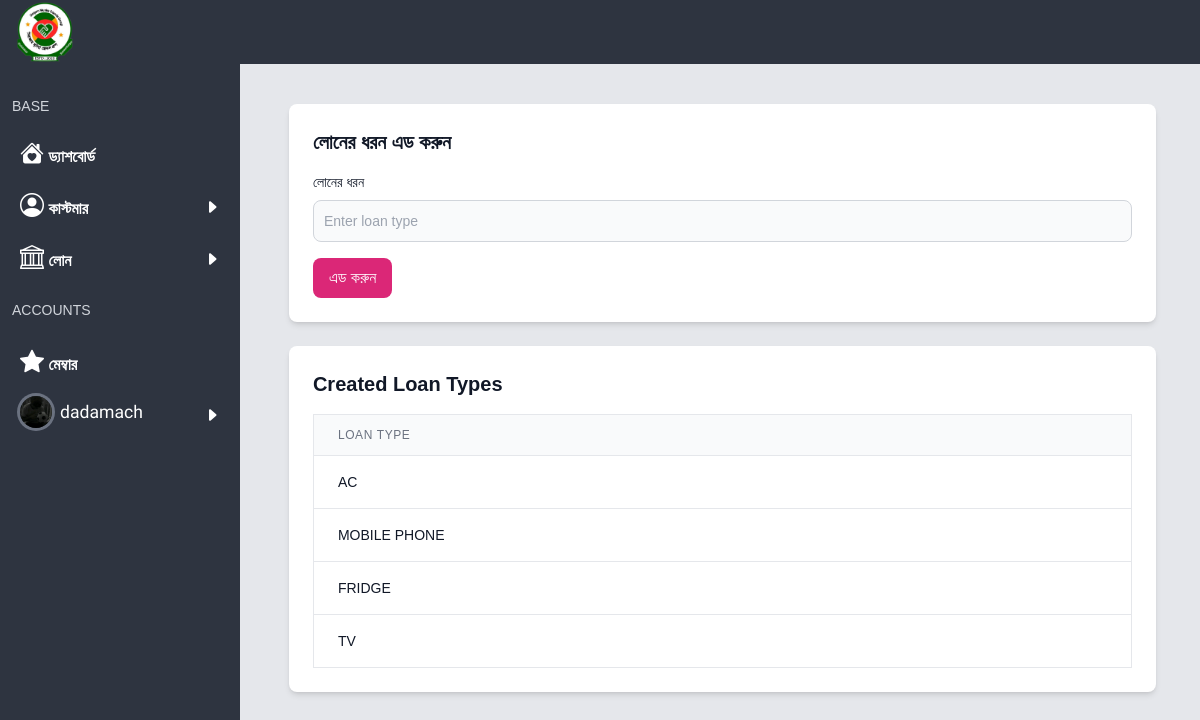
Page /loans (signed in) on the committed database.
### base/models.py (models this page shows, shortened)
class Profile(models.Model):
    user = models.ForeignKey(User, on_delete=models.CASCADE)
    name = models.CharField(max_length=100)
    address = models.CharField(max_length=100)
    mobile = models.CharField(max_length=100)
    dp = models.FileField(upload_to='member', null=True, blank=True)
    position = models.CharField(null=True, blank=True, max_length=100)

class Base(models.Model):
    created_at = models.DateTimeField(default=timezone.now, editable=False)
    updated_at = models.DateTimeField(auto_now=True)
    class Meta:
        abstract = True

class Loan(Base):
    name = models.CharField(max_length=100)
    price = models.IntegerField(default=0)

### base/views.py (the view)
# urls.py: path('loans', loans),
@onlyuser
def loans(request):
    context = { 'loans':Loan.objects.all().order_by('-id')}
    if request.method == 'POST':
        data = request.POST.get('loan_type')
        c = Loan.objects.create(name=data)
        History.objects.create(comment=f"created a loan type {data}")
        return render(request, 'loan.html', context)
    return render(request, 'loan.html', context)

### base/context_processor.py (called while the page is built)
def user_profile(request):
    if request.user.is_authenticated:
        profile = Profile.objects.get(user=request.user)
    else:
        profile = None
    return {'prof': profile}

### templates/loan.html (shortened to what this page needs)
{% extends 'base.html' %}
{% block body %}
    <div class="m-3 md:m-9  space-y-6">
        <div class="bg-white p-6 rounded-lg shadow-md space-y-4">
            <h2 class="text-xl font-semibold text-gray-900">লোনের ধরন এড করুন</h2>
            <form action="/loans" method="POST" class="space-y-4">
                <div>
                    <label for="loan-type" class="block mb-2 text-sm font-medium text-gray-900">লোনের ধরন</label>
                    <input type="text" name="loan_type" id="loan-type" class="bg-gray-50 border border-gray-300 text-gray-900 sm:text-sm rounded-lg focus:ring-primary-600 focus:border-primary-600 block w-full p-2.5" placeholder="Enter loan type" required>
                </div>
                <button type="submit" class="bg-pink-600 text-white font-medium py-2 px-4 rounded-lg hover:bg-pink-700 focus:ring-4 focus:ring-pink-200">
                    এড করুন
                </button>
            </form>
        </div>
        <div class="bg-white p-6 rounded-lg shadow-md space-y-4">
            <h2 class="text-xl font-semibold text-gray-900">Created Loan Types</h2>
            <div class="overflow-x-auto">
                <table class="min-w-full bg-white border border-gray-200">
                    <thead class="table-header">
                        <tr>
                            <th class="px-6 py-3 border-b border-gray-200 text-left text-xs font-medium text-gray-500 uppercase tracking-wider">Loan Type</th>
                        </tr>
                    </thead>
                    <tbody>
                        {% for loan_type in loans %}
                        <tr>
                            <td class="px-6 py-4 border-b border-gray-200 text-sm text-gray-900">{{ loan_type.name }}</td>
                        </tr>
                        {% endfor %}
                    </tbody>
                </table>
            </div>
        </div>
    </div>
{% endblock %}

### templates/base.html (shortened to what this page needs)
<!doctype html>
<html>
<head>
  {% load static %}
  <script src="https://cdn.tailwindcss.com"></script>
  <link rel="stylesheet" href="https://cdn.jsdelivr.net/npm/bootstrap-icons@1.11.3/font/bootstrap-icons.min.css">
  <link href="https://fonts.maateen.me/solaiman-lipi/font.css" rel="stylesheet">
0</head>
<body x-data="{open : false}" class="p-0 m-0 gap-0 md:flex bg-gray-200">
  <nav x-show="open" class="rng md:!block fixed navcol w-60 h-screen top-0 md:top-auto z-10">
    <div class="nav flex items-center justify-between">
      <a class="p-4 px-4 text-2xl" href="/">
        <h1 class="pt-2 text-pink-400">লোন লাগবে</h1>
      </a>
    </div>
    <ul class="text-white p-3 items">
              <div class="py-3 flex items-center text-sm text-gray-300 after:flex-1">BASE</div>
    <a href="/">
      <li class="font-bold p-2 hover:rounded-md hover:bg-gray-700 hover:text-pink-400">
        <i style="font-size: 1.5rem;" class="bi bi-house-heart-fill"></i>
         ড্যাশবোর্ড</li>
    </a>
      <li onclick="showcats()" class="font-bold p-2 hover:rounded-md hover:bg-gray-700 hover:text-pink-400">
        <div class="flex justify-between">
          <div>
        <i style="font-size: 1.5rem;" class="bi bi-person-circle"></i>
         কাস্টমার
         </div>
         <div id="cd" class="mt-2">
           <i class="bi bi-caret-right-fill"></i>
         </div>
                 </li>
          <li onclick="showloan()" class="font-bold p-2 hover:rounded-md hover:bg-gray-700 hover:text-pink-400">
            <div class="flex justify-between">
              <div>
                <i style="font-size: 1.5rem;" class="bi bi-bank"></i>
                লোন
              </div>
              <div id="ln" class="mt-2">
                <i class="bi bi-caret-right-fill"></i>
              </div>
          </li>
              <div class="py-4 flex items-center text-sm text-gray-300 after:flex-1">ACCOUNTS</div>
<a href="/all-member">
      <li class="font-bold p-2 hover:rounded-md hover:bg-gray-700 hover:text-pink-400">
        <i style="font-size: 1.5rem;" class="bi bi-star-fill"></i>
         মেম্বার</li>
    </a>
<li onclick="showadmin()" class="font-bold p-2 hover:rounded-md hover:bg-gray-700 hover:text-pink-400">
        <div class="flex justify-between">
          <div class="flex gap-2 justify-around">
         <img class="ring  ring-gray-500 h-8 w-8 rounded-full"
{% if not prof.dp.url %}
src="https://api.dicebear.com/9.x/initials/svg?seed={{prof.name}}"
{% else %}
src="{{prof.dp.url}}"
{% endif %}
/>
        <p class="m-auto"> {{request.user.username}} </p>
          </div>
         <div id="ad" class="mt-2">
           <i class="bi bi-caret-right-fill"></i>
         </div>
                 </li>
    </ul>
  </nav>
  <div class="md:flex-grow">
    <header class="z-10 fixed w-full top-0  navcol flex items-center gap-1 h-16 p-2 text-white z-1">
<div class="flex items-center justify-between">
      <logo>
       <a href="/">
        <img src="{% static 'sirajammuniralogo.png' %}" alt="sirajam_munira_logo" class="w-14">
</a>
      </logo>
</div>
    </header>
    <main class="pt-16 p-1 m-1 md:ml-60">
        {% block body %}
        {% endblock %}
    </main>
  </div>
</body>
</html>

### templates/base.html (style rules this page uses)
body { font-family: 'SolaimanLipi', Arial, sans-serif !important; }
h1, ul, li, p,.mute, form { font-family: 'SolaimanLipi', sans-serif !important; font-weight: 400 ; font-style: normal; }
ul { font-family: "Open Sans"; }
.navcol { background-color: #2E3440; }
p { font-family: "Gabarito", sans-serif !important; font-size: 1.1em !important; }
.table-header { background-color: #f9fafb; color: #4b5563; }

### rows in the picture
Profile: dp (picture)
Loan: name "AC"
Loan: name "MOBILE PHONE"
Loan: name "FRIDGE"
Loan: name "TV"

### other values in the picture
{{ request.user.username }} "dadamach"
